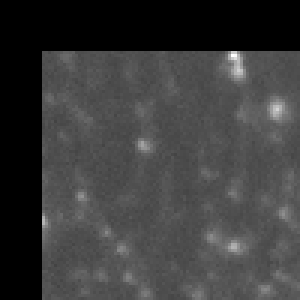
%> input picture Samples/images/Crop1.tif, 100 x 100 px (shown 3 times larger)
$ octave runPeaks.m   (GNU Octave 9; MATLAB toolbox functions it lacks are replaced by stand-ins)
%> lines starting %> are read from the running program, lines starting %| are printed output that depends on the picture; in (x1, y1, x2, y2) boxes, pixels count from 0 and x2, y2 are one past the last pixel; in counts of white or black regions, pixels touching at a corner belong together; the program's own positions count from 1
### FindPeaks.m
function [roi peak] = FindPeaks(inimg, minsize, maxsize, t, contiguous, verbose, showslices, colors)
%> called with inimg = 'samples/images/Crop1.tif'

%function [roi peak] = FindPeaks(inimg, minsize, maxsize, t, contiguous, verbose,  showslices, colors)
%
%       Find peaks and uses watershed algorithm to grow regions from them.
%
%       inimg       - input image (file name or 3D matrix)
%       minsize     - minimal size of the resulting ROI  [0]
%       maxize      - maximum size of the resulting ROI  [inf]
%       t           - threshold value [-5]
%                     if threshold is negative it will compute the value above which only t% of the signal is
%       contiguous  - should the roi be converted to contiguos objects [false]
%       verbose     - whether to report the peaks (1) and also be verbose (2) [false]
%       showslices  - whether to show slices [false]
%       colors      - what colormap to use lines / jet / prism / flag [lines]
%
%    Grega Repovs, 2016-10-29 (Adapted from mri_FindPeaks)
%

if nargin < 8 || isempty(colors),     colors      = 'lines'; end
if nargin < 7 || isempty(showslices), showslices  = true;   end % Modified
if nargin < 6 || isempty(verbose),    verbose     = true;   end % Modified
if nargin < 5 || isempty(contiguous), contiguous  = false;   end
if nargin < 4 || isempty(t),          t           = -5;      end
if nargin < 3 || isempty(maxsize),    maxsize     = inf;     end
if nargin < 2 || isempty(minsize),    minsize     = 1;       end

% --- Script verbosity

report = false;
if verbose == 1
    verbose = false;
    report  = true;
elseif verbose == 2
    verbose = true;
    report  = true;
end

% --- Prepare input

if ischar(inimg)
    img.hdr = imfinfo(inimg);
    img.dim = [img.hdr(1).Width img.hdr(1).Height length(img.hdr)];
    img.data = zeros(img.dim);
    for n = 1:img.dim(3)
        img.data(:,:,n) = imread(inimg, n);
    end
    img.data = double(img.data);
else
    img.data = inimg;
    img.dim  = size(inimg);
end


% --- estimate threshold

if t < 0
    alldata = sort(img.data(:));
    t = alldata(round(length(alldata) * (1 + t/100)));
end


% --- Set up and threshold data

data  = zeros(size(img.data)+2);
data(2:(img.dim(1)+1),2:(img.dim(2)+1),2:(img.dim(3)+1)) = img.data;
data(data < t) = 0;

% --- Find all the relevant maxima

if verbose, fprintf('\n---> identifying intial set of peaks'); end

p    = 0;
peak = [];

for x = 2:img.dim(1)+1
    for y = 2:img.dim(2)+1
        for z = 2:img.dim(3)+1
            if data(x, y, z) > 0 && data(x, y, z) == max(max(max(data((x-1):(x+1), (y-1):(y+1), (z-1):(z+1)))))
                p = p + 1;
                peak(p).xyz   = [x, y, z];
                peak(p).value = data(x, y, z);
            end
        end
    end
end


% --- prepare voxel data

[vind, ~, vval] = find(reshape(data, [], 1));
[~, s] = sort(vval, 1, 'descend');

[x, y, z] = ind2sub(size(data), vind(s));
% vlist = [x y z];
nvox = length(vval);

seg = zeros(size(data));
bpx = zeros(size(data));
okv = zeros(nvox, 1);

% --- First flooding

if verbose, fprintf('\n---> flooding %d peaks', length(peak)); end

for n = 1:length(peak)
    seg(peak(n).xyz(1), peak(n).xyz(2), peak(n).xyz(3)) = n;
    peak(n).size = 1;
end
for n = 1:nvox
    if seg(x(n), y(n), z(n)) > 0
        okv(n) = 1;
    end
end

while min(okv) == 0
    bpx(:) = 0;
    for n = 1:nvox

        if okv(n) > 0
            continue
        end

        % check the neighborhood

        u = unique(seg((x(n)-1):(x(n)+1), (y(n)-1):(y(n)+1), (z(n)-1):(z(n)+1)));
        u = u(u>0);

        if length(u) == 1  % assign the value
            seg(x(n), y(n), z(n)) = u;
            peak(u).size = peak(u).size + 1;
            okv(n) = 1;
        elseif length(u) > 1                % put it to the closest peak
            mdist = inf;
            for k = u(:)'
                cdist = sqrt(sum(([x(n) y(n) z(n)] - peak(k).xyz).^2));
                if cdist < mdist
                    mdist = cdist;
                    cparc = k;
                end
            end
            bpx(x(n), y(n), z(n)) = cparc;
            peak(cparc).size = peak(cparc).size + 1;
            okv(n) = 1;
        end
    end
    seg = seg + bpx;
end

% --- reassign ROI too small

if ~isempty(peak)
    small = peak([peak.size] < minsize);
else
    small = [];
end

while ~isempty(small)

    rsize = min([small.size]);
    rtgts = find([peak.size]==rsize);

    if verbose, fprintf('\n---> %d regions too small, refilling %d regions of size %d', length(small), length(rtgts), rsize); end

    for rtgt = rtgts(:)';

        [vind, ~, vval] = find(seg(:) == rtgt);
        [~, s]    = sort(vval, 1, 'descend');
        [x, y, z] = ind2sub(size(data), vind(s));
        nvox      = length(vval);

        done = false;
        for n = 1:nvox

            u = unique(seg((x(n)-1):(x(n)+1), (y(n)-1):(y(n)+1), (z(n)-1):(z(n)+1)));
            u = u(u > 0 & u ~= rtgt);

            if length(u) == 1
                seg(seg==rtgt) = u;
                peak(u).size = peak(u).size + peak(rtgt).size;
                done = true;
                break

            elseif length(u) > 1
                for m = 1:nvox
                    cparc = 0;
                    mdist = inf;
                    for k = u(:)';
                        cdist = sqrt(sum(([x(m) y(m) z(m)] - peak(k).xyz).^2));
                        if cdist < mdist
                            mdist = cdist;
                            cparc = k;
                        end
                    end
                    seg(x(m), y(m), z(m)) = cparc;
                    peak(cparc).size = peak(cparc).size + 1;
                end
                done = true;
                break
            end
        end
        if ~done
            seg(seg==rtgt) = 0;
        end
        peak(rtgt).size = 0;
    end
    small = peak([peak.size] > rsize & [peak.size] < minsize);
end


% --- Trim regions that are too large

if ~isempty(peak)
    big = find([peak.size] > maxsize);
else
    big = [];
end

if ~isempty(big) && verbose, fprintf('\n\n---> found %d ROI that are too large', length(big)); end

for b  = big(:)'

    np = 0;
    seg(seg==(b)) = -1;
    plist = zeros(peak(b).size, 4);

    if verbose, fprintf('\n---> reflooding region %d', b); end

    x = peak(b).xyz(1);
    y = peak(b).xyz(2);
    z = peak(b).xyz(3);

    peak(b).size = 1;
    seg(x, y, z) = b;
    [seg, plist, np] = addPriority(data, seg, plist, x, y, z, np);

    while np > 0

        x = plist(1,1);
        y = plist(1,2);
        z = plist(1,3);

        plist(1:np,:) = plist(2:(np+1),:);
        np = np - 1;

        seg(x, y, z) = b ;
        peak(b).size = peak(b).size + 1;
        [seg, plist, np] = addPriority(data, seg, plist, x, y, z, np);

        if peak(b).size >= maxsize
            break
        end
    end
end
seg(seg<1) = 0;

% --- join contiguous regions

if contiguous

    seg   = bwlabeln(seg > 0);
    stats = regionprops(seg, 'Centroid', 'Area');

    nroi = length(stats);
    peak = [];
    for n = 1:nroi
        peak(n).xyz   = round(stats(n).Centroid);
        peak(n).label = n;
        peak(n).size  = stats(n).Area;
    end
end


% --- relabel to consecutive labels

c = 1;
for p = 1:length(peak)
    if peak(p).size > 0
        seg(seg == p) = c;
        peak(p).label = c;
        c = c + 1;
    end
end

% --- remove empty peaks

if ~isempty(peak)
    peak = peak([peak.size]>0);
end

% --- embedd ROI

roi.data = seg(2:(img.dim(1)+1),2:(img.dim(2)+1),2:(img.dim(3)+1));
roi.dim = img.dim;


% --- gather statistics

if isempty(peak)
    if report, fprintf('\n===> No peaks to report on!\n'); end
else

    roiinfo.cijk = getROICentroids(roi.data);
    roiinfo.cxyz = [roiinfo.cijk(:,1:2) * 0.10245880127424224 roiinfo.cijk(:,3) * 0.07];
    roiinfo.ijk  = [reshape([peak.label], [],1) reshape([peak.xyz], 3, [])' - 1];
    roiinfo.xyz  = [roiinfo.ijk(:,1:2) * 0.10245880127424224 roiinfo.ijk(:,3) * 0.07];

    if report, fprintf('\n===> peak report\n'); end

    for p = 1:length(peak)
        peak(p).ijk = peak(p).xyz - 1;
        peak(p).xyz = roiinfo.xyz(p, end-2:end);
        peak(p).value = img.data(peak(p).ijk(1), peak(p).ijk(2), peak(p).ijk(3));
        peak(p).Centroid = roiinfo.cxyz(p, end-2:end);
        % peak(p).WeightedCentroid = roiinfo.wcxyz(p, end-2:end);

        if report, fprintf('\nROI:%3d  label: %3d  value: %5.1f  voxels: %3d  peak indeces: %3d %3d %3d  peak: %5.1f %5.1f %5.1f  centroid: %5.1f %5.1f %5.1f', p, peak(p).label, peak(p).value, peak(p).size, peak(p).ijk, peak(p).xyz, peak(p).Centroid); end
    end

    if report, fprintf('\n'); end
end


% --- save the resulting image if file was an input

if ischar(inimg)
    [fpath, fname, fext] = fileparts(inimg);
    outFileName = fullfile(fpath, [fname '_roi' fext]);
    for n = 1:roi.dim(3)
        imwrite(roi.data(:,:,n), outFileName, 'WriteMode', 'append',  'Compression','none');
    end
%> this loop made 24 passes
%> pass 1, in FindPeaks, `imwrite(roi.data(:,:,n), outFileName, 'WriteMode', 'append',  'Compres..`:
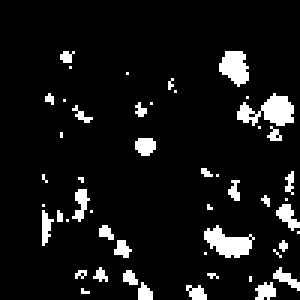
%> saved as Crop1_roi.tif: size 100x100 uint8 (shown 3 times larger); 7.9% white; 50 white regions (38 under 20 px), largest, box (x1, y1, x2, y2) and area: (79, 31, 98, 42) 118, (68, 75, 85, 86) 102, (73, 17, 83, 29) 83
%> pass 2, in FindPeaks, `imwrite(roi.data(:,:,n), outFileName, 'WriteMode', 'append',  'Compres..`:
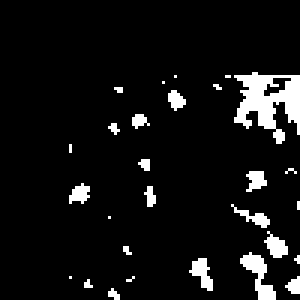
%> saved as Crop1_roi.tif: size 100x100 uint8 (shown 3 times larger); 7.2% white; 28 white regions (19 under 20 px), largest, box (x1, y1, x2, y2) and area: (78, 24, 100, 48) 289, (80, 84, 92, 100) 81, (63, 86, 71, 97) 47
end

% --- display a slice

if showslices
    nroi = max(roi.data(:));
    cslice = 1;
    f = figure;
    image(roi.data(:,:,cslice));

    switch colors
        case 'jet'
            cmap = jet(nroi);
        case 'prism'
            cmap = prism(nroi);
        case 'flag'
            cmap = flag(nroi);
        otherwise
            cmap = lines(nroi);
    end

    cmap(1,:) = [0 0 0];
    colormap(cmap);
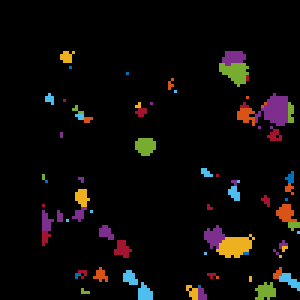
%> displayed picture: size 100x100x3, on the screen's scale of 0 to 255 (shown 3 times larger); mean R, G, B 11.7, 8.8, 7.7

    while true
        k = waitforbuttonpress;
        k = get(f,'CurrentCharacter');
        if k == 'u'
            cslice = min(roi.dim(3), cslice+1);
        elseif k == 'd'
            cslice = max(1, cslice-1);
        elseif k == 'q'
            break
        end
        image(roi.data(:,:,cslice));
    end
    close();
end

% --- the end

if verbose, fprintf('\n===> DONE\n'); end


% --- SUPPORT FUNCTIONS

% [20 lines left out: function addPriority, not called in this run]


% --> getting ROI Centroids

function [xyz] = getROICentroids(roi)

    stats = regionprops(roi, 'Centroid');
    rois  = sort(unique(roi));
    rois  = rois(rois>0);
    xyz   = [];
    if ~isempty(rois)
        xyz = [rois reshape([stats(rois).Centroid], 3, [])'];
        xyz = xyz(:, [1 3 2 4]);
    end

### runPeaks.m

for i = 1:10
    imagePath = strcat('samples/images/Crop',num2str(i),'.tif');
%> (the run ends here)
